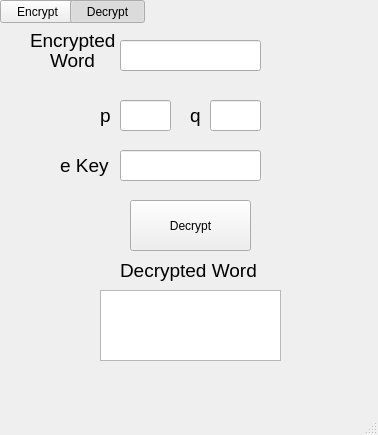
<?xml version="1.0" encoding="UTF-8"?>
<ui version="4.0">
 <class>MainWindow</class>
 <widget class="QMainWindow" name="MainWindow">
  <property name="geometry">
   <rect>
    <x>0</x>
    <y>0</y>
    <width>378</width>
    <height>435</height>
   </rect>
  </property>
  <property name="windowTitle">
   <string>RSA Encrypter/Decrypter</string>
  </property>
  <property name="windowIcon">
   <iconset>
    <normaloff>../../../Downloads/Untitled.ico</normaloff>../../../Downloads/Untitled.ico</iconset>
  </property>
  <property name="autoFillBackground">
   <bool>false</bool>
  </property>
  <widget class="QWidget" name="centralwidget">
   <widget class="QLineEdit" name="encLineEdit">
    <property name="geometry">
     <rect>
      <x>120</x>
      <y>40</y>
      <width>141</width>
      <height>31</height>
     </rect>
    </property>
    <property name="font">
     <font>
      <pointsize>14</pointsize>
     </font>
    </property>
   </widget>
   <widget class="QLineEdit" name="pLineEdit">
    <property name="geometry">
     <rect>
      <x>120</x>
      <y>100</y>
      <width>51</width>
      <height>31</height>
     </rect>
    </property>
    <property name="font">
     <font>
      <pointsize>12</pointsize>
     </font>
    </property>
   </widget>
   <widget class="QLineEdit" name="qLineEdit">
    <property name="geometry">
     <rect>
      <x>210</x>
      <y>100</y>
      <width>51</width>
      <height>31</height>
     </rect>
    </property>
    <property name="font">
     <font>
      <pointsize>12</pointsize>
     </font>
    </property>
   </widget>
   <widget class="QLineEdit" name="eKeyLineEdit">
    <property name="geometry">
     <rect>
      <x>120</x>
      <y>150</y>
      <width>141</width>
      <height>31</height>
     </rect>
    </property>
    <property name="font">
     <font>
      <pointsize>14</pointsize>
     </font>
    </property>
   </widget>
   <widget class="QPushButton" name="pushButton">
    <property name="geometry">
     <rect>
      <x>130</x>
      <y>200</y>
      <width>121</width>
      <height>51</height>
     </rect>
    </property>
    <property name="text">
     <string>Decrypt</string>
    </property>
   </widget>
   <widget class="QTextEdit" name="textEdit">
    <property name="geometry">
     <rect>
      <x>100</x>
      <y>290</y>
      <width>181</width>
      <height>71</height>
     </rect>
    </property>
    <property name="font">
     <font>
      <pointsize>14</pointsize>
     </font>
    </property>
    <property name="readOnly">
     <bool>true</bool>
    </property>
   </widget>
   <widget class="QLabel" name="EncBlockText">
    <property name="geometry">
     <rect>
      <x>30</x>
      <y>20</y>
      <width>91</width>
      <height>41</height>
     </rect>
    </property>
    <property name="font">
     <font>
      <pointsize>14</pointsize>
      <weight>50</weight>
      <bold>false</bold>
     </font>
    </property>
    <property name="text">
     <string>Encrypted</string>
    </property>
    <property name="textFormat">
     <enum>Qt::PlainText</enum>
    </property>
    <property name="scaledContents">
     <bool>false</bool>
    </property>
    <property name="wordWrap">
     <bool>false</bool>
    </property>
   </widget>
   <widget class="QLabel" name="pText">
    <property name="geometry">
     <rect>
      <x>100</x>
      <y>100</y>
      <width>20</width>
      <height>31</height>
     </rect>
    </property>
    <property name="font">
     <font>
      <pointsize>14</pointsize>
     </font>
    </property>
    <property name="text">
     <string>p</string>
    </property>
   </widget>
   <widget class="QLabel" name="qText">
    <property name="geometry">
     <rect>
      <x>190</x>
      <y>100</y>
      <width>16</width>
      <height>31</height>
     </rect>
    </property>
    <property name="font">
     <font>
      <pointsize>14</pointsize>
     </font>
    </property>
    <property name="text">
     <string>q</string>
    </property>
   </widget>
   <widget class="QLabel" name="eKeyText">
    <property name="geometry">
     <rect>
      <x>60</x>
      <y>150</y>
      <width>51</width>
      <height>31</height>
     </rect>
    </property>
    <property name="font">
     <font>
      <pointsize>14</pointsize>
     </font>
    </property>
    <property name="text">
     <string>e Key</string>
    </property>
   </widget>
   <widget class="QLabel" name="DecText">
    <property name="geometry">
     <rect>
      <x>120</x>
      <y>260</y>
      <width>141</width>
      <height>21</height>
     </rect>
    </property>
    <property name="font">
     <font>
      <pointsize>14</pointsize>
     </font>
    </property>
    <property name="text">
     <string>Decrypted Word</string>
    </property>
   </widget>
   <widget class="QPushButton" name="EncryptMenuButton">
    <property name="enabled">
     <bool>true</bool>
    </property>
    <property name="geometry">
     <rect>
      <x>0</x>
      <y>0</y>
      <width>75</width>
      <height>23</height>
     </rect>
    </property>
    <property name="text">
     <string>Encrypt</string>
    </property>
    <property name="checkable">
     <bool>true</bool>
    </property>
    <property name="checked">
     <bool>false</bool>
    </property>
   </widget>
   <widget class="QPushButton" name="DecryptMenuButton">
    <property name="geometry">
     <rect>
      <x>70</x>
      <y>0</y>
      <width>75</width>
      <height>23</height>
     </rect>
    </property>
    <property name="focusPolicy">
     <enum>Qt::StrongFocus</enum>
    </property>
    <property name="text">
     <string>Decrypt</string>
    </property>
    <property name="checkable">
     <bool>true</bool>
    </property>
    <property name="checked">
     <bool>true</bool>
    </property>
   </widget>
   <widget class="QLabel" name="label">
    <property name="geometry">
     <rect>
      <x>50</x>
      <y>50</y>
      <width>61</width>
      <height>21</height>
     </rect>
    </property>
    <property name="font">
     <font>
      <pointsize>14</pointsize>
     </font>
    </property>
    <property name="text">
     <string>Word</string>
    </property>
   </widget>
  </widget>
  <widget class="QStatusBar" name="statusbar"/>
  <action name="actionEncrypt">
   <property name="text">
    <string>Encrypt</string>
   </property>
  </action>
  <action name="actionDecrypt">
   <property name="text">
    <string>Decrypt</string>
   </property>
  </action>
  <action name="actionClose">
   <property name="text">
    <string>Close</string>
   </property>
  </action>
 </widget>
 <resources/>
 <connections/>
</ui>
